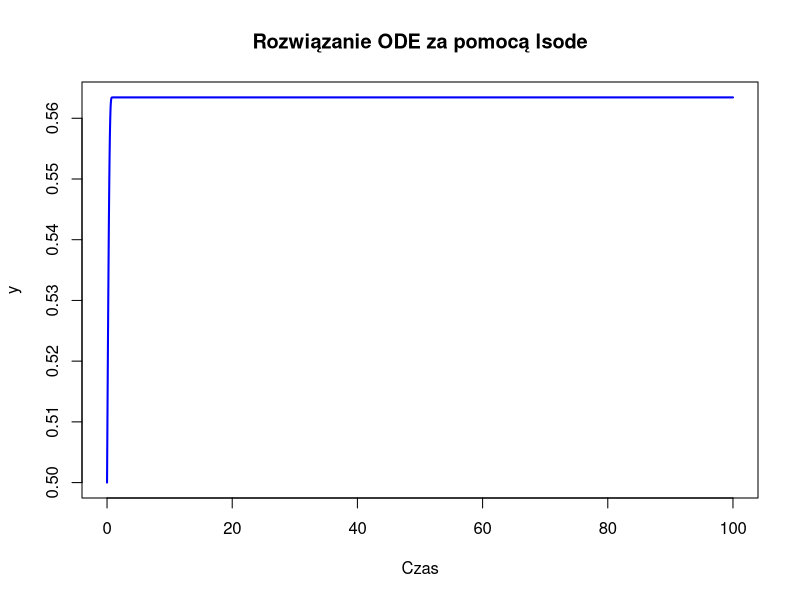

This chart was generated by the following R code:
library(deSolve)
rm(list=ls())
# Definiujemy układ równań różniczkowych
model <- function(t, y, par) {
  with(as.list(y), {
    dydt <- y * exp(-b*exp(z*t)-1)  # Przykładowe równanie ODE: dy/dt = -0.5 * y
    list(dydt)
  })
}

# Warunki początkowe
y0 <- c(y = 0.5) 

# Zakres czasu
time <- seq(0, 100, by = 0.01)

b <- c(r=0.125)
z <- c(a=5)

par <- c(b, z)

# Rozwiązanie za pomocą lsode
solution <- lsode(y = y0, times = time, func = model, parms = par)

# Wizualizacja wyników
plot(solution[, "time"], solution[, "y"], type = "l", col = "blue", lwd = 2,
     xlab = "Czas", ylab = "y", main = "Rozwiązanie ODE za pomocą lsode")
